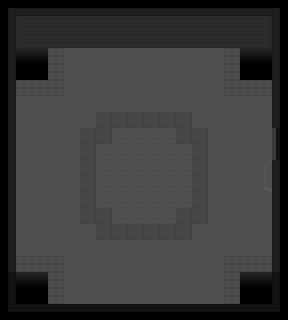

The image is a tile-based game level rendered from a .tmx file. Its description and source (layers, tilesets, objects; grid data summarised) follow:
An orthogonal 18x20 tile map with 16x16 px tiles, 2 tile layers (background1, background2), 2 tilesets and 9 objects (4x column, 4x obelisk, RIGHT).

<map version="1.0" orientation="orthogonal" renderorder="right-down" width="18" height="20" tilewidth="16" tileheight="16" backgroundcolor="#000000" nextobjectid="13">
 <tileset firstgid="1" name="tileset" tilewidth="16" tileheight="16" tilecount="60" columns="4">
  <image source="../tileset.png" width="64" height="240" />
  <tile id="0">
   <properties>
    <property name="impede" type="bool" value="false" />
   </properties>
  </tile>
  <tile id="1">
   <properties>
    <property name="impede" type="bool" value="false" />
   </properties>
  </tile>
  <tile id="2">
   <properties>
    <property name="impede" type="bool" value="false" />
   </properties>
  </tile>
  <tile id="3">
   <properties>
    <property name="impede" type="bool" value="false" />
   </properties>
  </tile>
  <tile id="4">
   <properties>
    <property name="impede" type="bool" value="false" />
   </properties>
  </tile>
  <tile id="5">
   <properties>
    <property name="impede" type="bool" value="false" />
   </properties>
  </tile>
  <tile id="6">
   <properties>
    <property name="impede" type="bool" value="false" />
   </properties>
  </tile>
  <tile id="7">
   <properties>
    <property name="impede" type="bool" value="false" />
   </properties>
  </tile>
  <tile id="8">
   <properties>
    <property name="impede" type="bool" value="false" />
   </properties>
  </tile>
  <tile id="9">
   <properties>
    <property name="impede" type="bool" value="false" />
   </properties>
  </tile>
  <tile id="10">
   <properties>
    <property name="impede" type="bool" value="false" />
   </properties>
  </tile>
  <tile id="11">
   <properties>
    <property name="impede" type="bool" value="false" />
   </properties>
  </tile>
  <tile id="16">
   <properties>
    <property name="impede" type="bool" value="false" />
   </properties>
  </tile>
  <tile id="19">
   <properties>
    <property name="impede" type="bool" value="false" />
   </properties>
  </tile>
  <tile id="20">
   <properties>
    <property name="impede" type="bool" value="false" />
   </properties>
  </tile>
  <tile id="23">
   <properties>
    <property name="impede" type="bool" value="false" />
   </properties>
  </tile>
  <tile id="24">
   <properties>
    <property name="impede" type="bool" value="false" />
   </properties>
  </tile>
  <tile id="27">
   <properties>
    <property name="impede" type="bool" value="false" />
   </properties>
  </tile>
  <tile id="28">
   <properties>
    <property name="impede" type="bool" value="false" />
   </properties>
  </tile>
  <tile id="31">
   <properties>
    <property name="impede" type="bool" value="false" />
   </properties>
  </tile>
  <tile id="32">
   <properties>
    <property name="impede" type="bool" value="false" />
   </properties>
  </tile>
  <tile id="35">
   <properties>
    <property name="impede" type="bool" value="false" />
   </properties>
  </tile>
  <tile id="36">
   <properties>
    <property name="impede" type="bool" value="false" />
   </properties>
  </tile>
  <tile id="37">
   <properties>
    <property name="impede" type="bool" value="false" />
   </properties>
  </tile>
  <tile id="38">
   <properties>
    <property name="impede" type="bool" value="false" />
   </properties>
  </tile>
  <tile id="39">
   <properties>
    <property name="impede" type="bool" value="false" />
   </properties>
  </tile>
 </tileset>
 <tileset firstgid="61" name="tileset" tilewidth="16" tileheight="16" tilecount="60" columns="4">
  <image source="../tileset.png" width="64" height="240" />
  <tile id="0">
   <properties>
    <property name="impede" type="bool" value="false" />
   </properties>
  </tile>
  <tile id="1">
   <properties>
    <property name="impede" type="bool" value="false" />
   </properties>
  </tile>
  <tile id="2">
   <properties>
    <property name="impede" type="bool" value="false" />
   </properties>
  </tile>
  <tile id="3">
   <properties>
    <property name="impede" type="bool" value="false" />
   </properties>
  </tile>
  <tile id="4">
   <properties>
    <property name="impede" type="bool" value="false" />
   </properties>
  </tile>
  <tile id="5">
   <properties>
    <property name="impede" type="bool" value="false" />
   </properties>
  </tile>
  <tile id="6">
   <properties>
    <property name="impede" type="bool" value="false" />
   </properties>
  </tile>
  <tile id="7">
   <properties>
    <property name="impede" type="bool" value="false" />
   </properties>
  </tile>
  <tile id="8">
   <properties>
    <property name="impede" type="bool" value="false" />
   </properties>
  </tile>
  <tile id="9">
   <properties>
    <property name="impede" type="bool" value="false" />
   </properties>
  </tile>
  <tile id="10">
   <properties>
    <property name="impede" type="bool" value="false" />
   </properties>
  </tile>
  <tile id="11">
   <properties>
    <property name="impede" type="bool" value="false" />
   </properties>
  </tile>
  <tile id="16">
   <properties>
    <property name="impede" type="bool" value="false" />
   </properties>
  </tile>
  <tile id="19">
   <properties>
    <property name="impede" type="bool" value="false" />
   </properties>
  </tile>
  <tile id="20">
   <properties>
    <property name="impede" type="bool" value="false" />
   </properties>
  </tile>
  <tile id="23">
   <properties>
    <property name="impede" type="bool" value="false" />
   </properties>
  </tile>
  <tile id="24">
   <properties>
    <property name="impede" type="bool" value="false" />
   </properties>
  </tile>
  <tile id="27">
   <properties>
    <property name="impede" type="bool" value="false" />
   </properties>
  </tile>
  <tile id="28">
   <properties>
    <property name="impede" type="bool" value="false" />
   </properties>
  </tile>
  <tile id="31">
   <properties>
    <property name="impede" type="bool" value="false" />
   </properties>
  </tile>
  <tile id="32">
   <properties>
    <property name="impede" type="bool" value="false" />
   </properties>
  </tile>
  <tile id="35">
   <properties>
    <property name="impede" type="bool" value="false" />
   </properties>
  </tile>
  <tile id="36">
   <properties>
    <property name="impede" type="bool" value="false" />
   </properties>
  </tile>
  <tile id="37">
   <properties>
    <property name="impede" type="bool" value="false" />
   </properties>
  </tile>
  <tile id="38">
   <properties>
    <property name="impede" type="bool" value="false" />
   </properties>
  </tile>
  <tile id="39">
   <properties>
    <property name="impede" type="bool" value="false" />
   </properties>
  </tile>
 </tileset>
 <layer name="background1" width="18" height="20">
  <data>[360 cells, 352 non-empty, 23 distinct tile ids]</data>
 </layer>
 <layer name="background2" width="18" height="20">
  <data>[360 cells, 2 non-empty, 2 distinct tile ids]</data>
 </layer>
 <objectgroup name="objects">
  <object id="1" name="column" x="72" y="104" width="16" height="16" />
  <object id="2" name="column" x="200" y="104" width="16" height="16" />
  <object id="3" name="door" type="RIGHT" x="264" y="160" width="8" height="32" />
  <object id="4" name="column" x="72" y="232" width="16" height="16" />
  <object id="5" name="column" x="200" y="232" width="16" height="16" />
  <object id="9" name="obelisk" x="48.25" y="128" width="16" height="16" />
  <object id="10" name="obelisk" x="47.5" y="208.25" width="16" height="16" />
  <object id="11" name="obelisk" x="224.5" y="207.75" width="16" height="16" />
  <object id="12" name="obelisk" x="224.25" y="128.5" width="16" height="16" />
 </objectgroup>
</map>